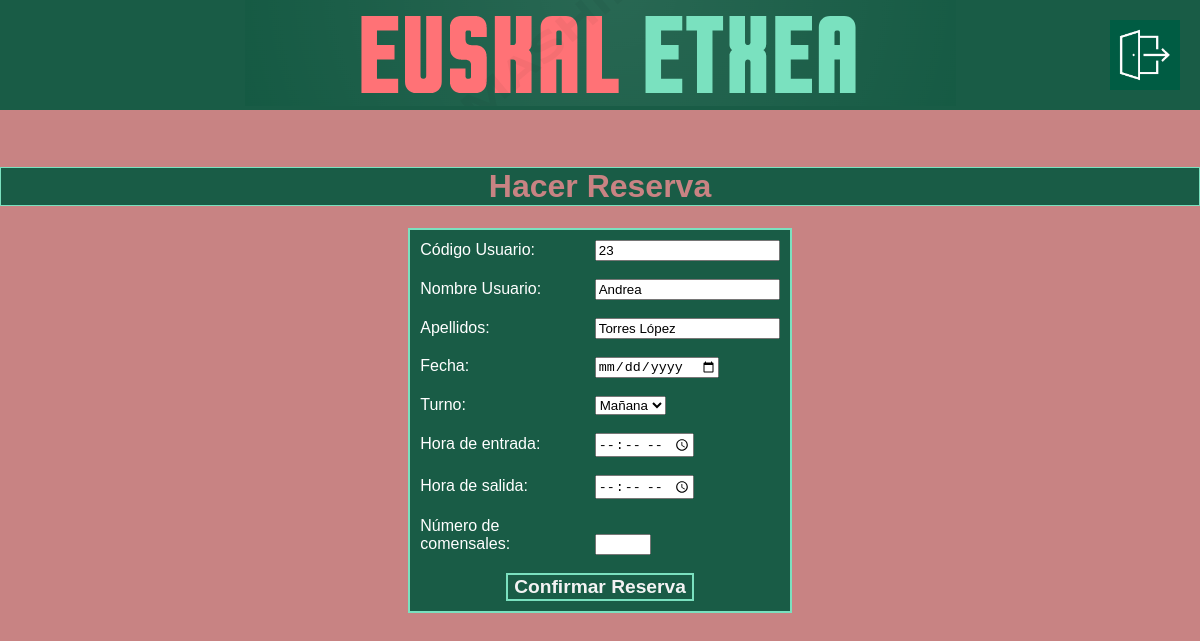
/createBookingAdmin.php?id=23 (signed in), run on the app's committed database.
### tables this page shows
CREATE TABLE `usuarios` (
  `Id_Usuario` int(11) NOT NULL,
  `Nombre` varchar(20) NOT NULL,
  `Alias` varchar(15) NOT NULL,
  `PrimerApellido` varchar(20) NOT NULL,
  `SegundoApellido` varchar(20) NOT NULL,
  `Email` varchar(50) NOT NULL,
  `Tarjeta` varchar(16) NOT NULL,
  `Contraseña` varchar(30) NOT NULL,
  `Rol` varchar(5) NOT NULL
);

### createBookingAdmin.php (the view, shortened to what this page needs)
<?php
$conn = obtenerPdoConexionBD();
if (isset($_COOKIE['codigoUsuario'])) {
    $id = $_COOKIE['codigoUsuario'];
} else {
    $id = $_REQUEST["id"];
}
$sql = "SELECT * FROM usuarios WHERE Id_Usuario=?";
$sentencia = $conn->prepare($sql);
$sentencia->execute([$id]);
$fila = $sentencia->fetch();
$codigoUsuario = $fila['Id_Usuario'];
$nombreUsuario = $fila['Nombre'];
$primerApellido = $fila['PrimerApellido'];
$segundoApellido = $fila['SegundoApellido'];
?>
<!DOCTYPE html>
<html>
<head>
    <link rel="stylesheet" type="text/css" href="estilos.css">
</head>
<body>
    <div class="header">
        <a href="indexAdmin.php"><img src="resources/logo.png"></a>
        <a href="home.php"><img src="resources/salir.png" class="imagenDerecha"></a>
    </div>
    <br>
    <br>
    <h1>Hacer Reserva</h1>
    <div class="formularios">
        <form method="POST" action="createBookingAdminController.php">
            <label for="nombre">Código Usuario:</label>
            <input type="text" id="nombre" name="nombre" value="<?= $codigoUsuario ?>" readonly required>
            <br><br>
            <label for="nombre">Nombre Usuario:</label>
            <input type="text" id="nombre" name="nombre" value="<?= $nombreUsuario ?>" readonly required>
            <br><br>
            <label for="nombre">Apellidos:</label>
            <input type="text" id="nombre" name="nombre" value="<?= $primerApellido ?> <?= $segundoApellido ?>" readonly
                required>
            <br><br>
            <label for="fecha">Fecha:</label>
            <input type="date" id="fecha" name="fecha" required>
            <br><br>
            <label for="turno">Turno:</label>
            <select id="turno" name="turno">
                <option id="manana">Mañana</option>
            </select>
            <br><br>
            <label for="horaEntrada">Hora de entrada:</label>
            <input type="time" id="horaEntrada" name="horaEntrada" required>
            <br><br>
            <label for="horaSalida">Hora de salida:</label>
            <input type="time" id="horaSalida" name="horaSalida" required>
            <br><br>
            <label for="numComensales">Número de comensales:</label>
            <input type="number" id="numComensales" name="numComensales" max="10" min="0" required>
            <br><br>
            <div style="text-align:center">
                <input class="botonForms" type="submit" onclick="horarios()" value="Confirmar Reserva">
            </div>
        </form>
    </div>
</body>
</html>

### estilos.css (style rules this page uses)
body { background-color: #c88383; font-family: Arial, sans-serif; margin: 0; padding: 0; }
.header { background-color: #195c46; display: flex; justify-content: center; align-items: center; position: relative; }
.imagenDerecha { position: absolute; top: 50%; right: 0; transform: translateY(-50%); width: 70px; height: 70px; margin-right: 20px; }
.formularios { display: flex; justify-content: center; align-items: center; }
.formularios form { border: 2px solid #7ae1bf; background-color: #195c46; padding: 10px; color: #fff; }
.formularios form label { display: inline-block; width: 170px; }
h1, h2 { background-color: #195c46; color: #c88383; font-family: sans-serif; font-weight: bold; font-size: 200%; text-align: center; border: 1px solid #7ae1bf; }
.botonForms { cursor: pointer; background-color: #195c46; color: #f3f3f3; font-family: sans-serif; font-weight: bold; font-size: 120%; border: 2px solid #7ae1bf; text-decoration: none; text-align: center; }

### data on the page
usuarios: nombre "23", nombre "Andrea", nombre "Torres López"
